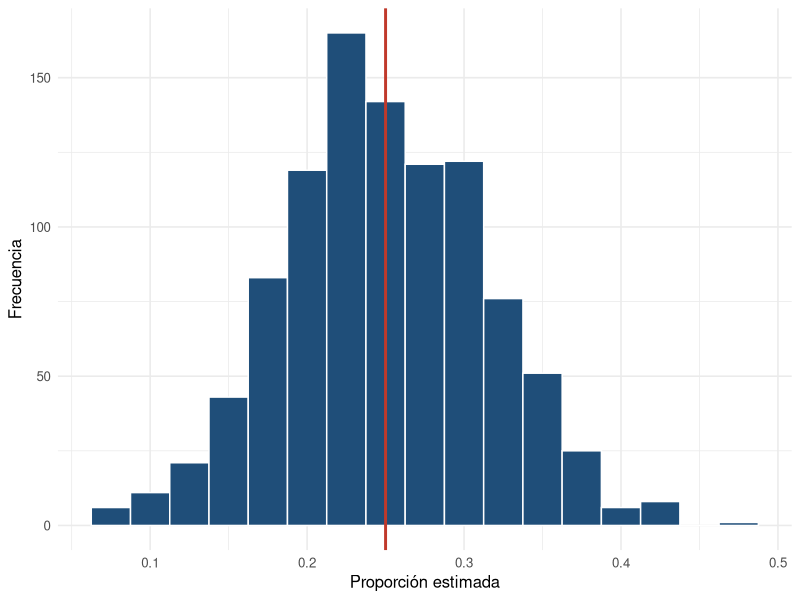

Write R code to recreate this figure.
## ---- chunk 1
#| label: setup-cap4
#| include: false
library(tidyverse)
theme_set(theme_minimal(base_size = 12))
## ---- chunk 2
#| label: poblacion
rick <- read.csv("datos/rickettsiosis.csv")
p_pob <- mean(rick$resultado == "positivo")
p_pob   # proporción verdadera de positivos en la población
## ---- chunk 3
#| label: sesgo-seleccion
set.seed(2026)
sesgada <- rick |> filter(zona == "urbana_marginada") |> slice_sample(n = 40)
mean(sesgada$resultado == "positivo")   # muy por encima del parámetro real
## ---- chunk 4
#| label: fig-variabilidad
#| fig-cap: "Proporción de positivos en 1000 muestras aleatorias de tamaño 40."
#| fig-width: 5
#| fig-height: 3.3
set.seed(2026)
estimaciones <- replicate(1000, {
  m <- slice_sample(rick, n = 40)
  mean(m$resultado == "positivo")
})
ggplot(data.frame(p = estimaciones), aes(x = p)) +
  geom_histogram(binwidth = 0.025, fill = "#1F4E79", color = "white") +
  geom_vline(xintercept = p_pob, color = "#C0392B", linewidth = 1) +
  labs(x = "Proporción estimada", y = "Frecuencia")
## ---- chunk 5
#| label: media-estimaciones
mean(estimaciones)   # el promedio de las estimaciones cae junto al parámetro real
## ---- chunk 6
#| label: mas
set.seed(1)
mas <- slice_sample(rick, n = 40)
mean(mas$resultado == "positivo")
## ---- chunk 7
#| label: estratificado
set.seed(1)
estratificada <- rick |>
  group_by(zona) |>
  slice_sample(prop = 0.10) |>   # 10 % de cada zona
  ungroup()
count(estratificada, zona)
## ---- chunk 8
#| label: sistematico
k <- 10
sistematica <- rick[seq(1, nrow(rick), by = k), ]
nrow(sistematica)
